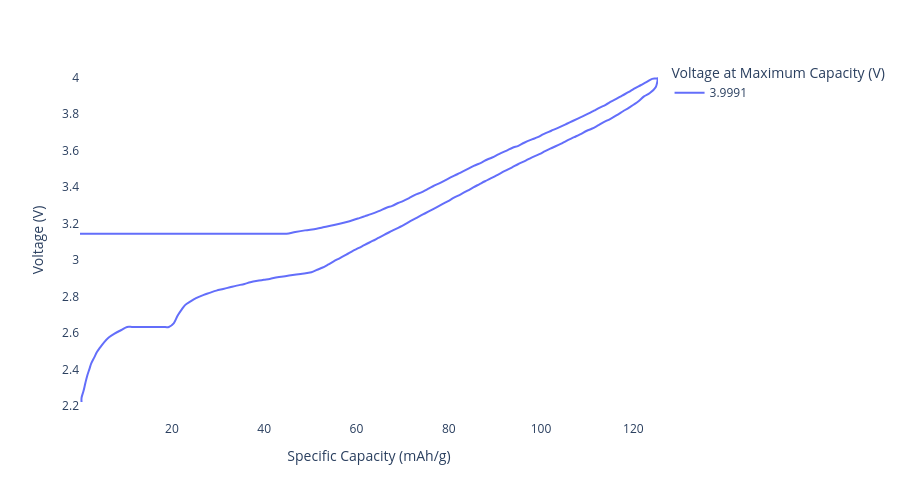

Source (notebook cell):
### Code cell
# NFM vendor 1

half_cell = (
    pd.read_csv(
        '../local_data/active_materials/cathode/NFM111 (Vendor A).csv',
        names=['specific_capacity', 'voltage', 'direction', 'id'],
        skiprows=1
    ).drop(
        columns=['id']
    ).assign(
        direction = lambda x: x['direction'].apply(lambda y: 'discharge' if y == 'CC_DChg' else 'charge'),
    )
)

nfm1 = CathodeMaterial(
    name = 'NFM111 (Vendor A)',
    reference = 'Na/Na+',
    specific_cost = 11.00,
    density = 4.25,
    half_cell_curves = half_cell,
    color='#2b1f1a'
)

nfm1.plot_curves(width=900, height=500).show()

### Figure 1 — Plotly figure (JSON) as saved in the notebook; plotly's stock layout.template omitted (floating-point values rounded to 4 significant figures; data arrays with more than 128 entries replaced by an {"elided": "..."} marker saying what was removed)
{"data": [{"hovertemplate": "Voltage at Maximum Capacity (V)=3.9991<br>Specific Capacity (mAh/g)=%{x}<br>Voltage (V)=%{y}<extra></extra>", "legendgroup": "3.9991", "line": {"color": "#636efa", "dash": "solid", "shape": "spline"}, "marker": {"symbol": "circle"}, "mode": "lines", "name": "3.9991", "orientation": "v", "showlegend": true, "type": "scatter", "x": {"elided": "183 float values"}, "xaxis": "x", "y": {"elided": "183 float values"}, "yaxis": "y"}], "layout": {"height": 500, "legend": {"title": {"text": "Voltage at Maximum Capacity (V)"}, "tracegroupgap": 0}, "margin": {"t": 60}, "paper_bgcolor": "white", "plot_bgcolor": "white", "width": 900, "xaxis": {"anchor": "y", "domain": [0.0, 1.0], "title": {"text": "Specific Capacity (mAh/g)"}}, "yaxis": {"anchor": "x", "domain": [0.0, 1.0], "title": {"text": "Voltage (V)"}}}}
